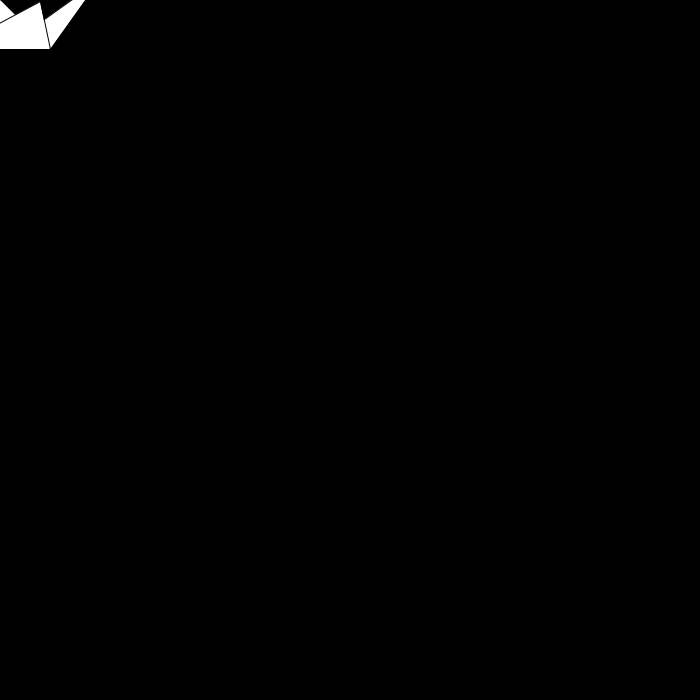
Frame 1 (no input)
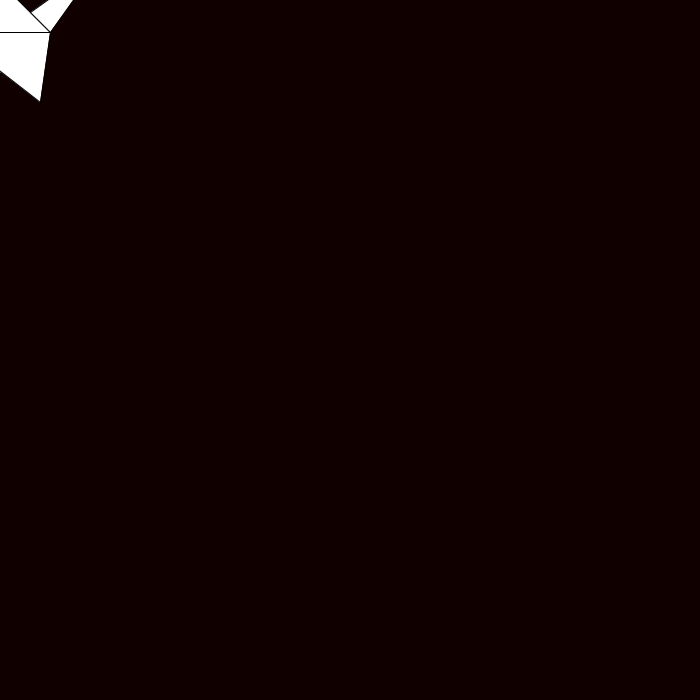
Frame 60 (the mouse pressed at the canvas centre just before this capture)
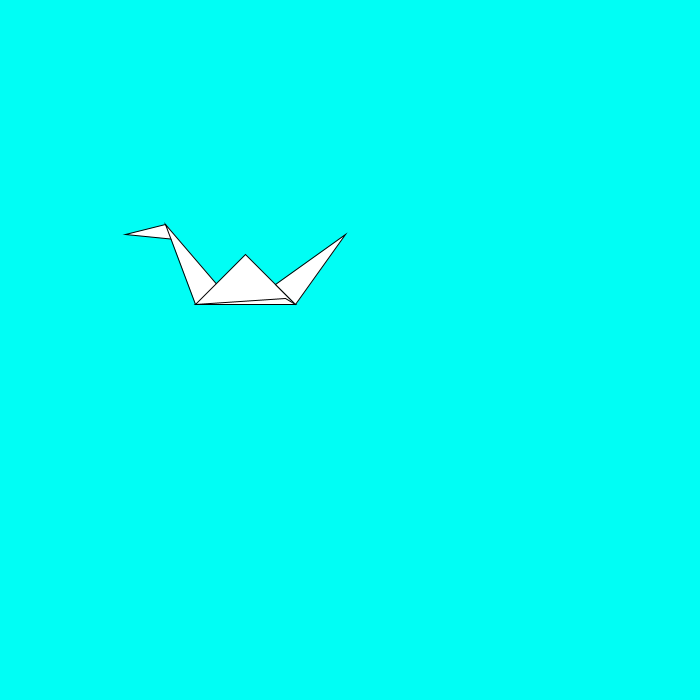
Frame 120 (the mouse held since frame 60 and released just before this capture)

The Processing sketch that drew these frames (run headless with seeded random() and noise(); from frame 60 on, the mouse is pressed at the canvas centre):

// Processing sketch: processing_57562
// ── processing_57562.pde

// building on my first project of simply drawing a bird,
// I have converted the bird coordinates to become dependent on a variable,
// in this case, cursor position.
// Also, just for funsies, the background also changes
// according to the (easing affected) cursor position.


  float x;
  float y;
  float rightTip = 0;
  float easing = 0.02;
  int direction = 1;

void setup () {

 size (700, 700);
 background (0, 40, 60);
 smooth();
 
}

void draw () {

  float targetX = mouseX;
  float targetY = mouseY;
  x += (targetX - x) * easing;
  y += ((targetY - y) * easing) - 0.5*direction;
  rightTip += 2*direction;
  
  if (rightTip > 140 || rightTip < -50) {
    direction = -direction;
  }
  
  background (x-y, y, x);
  
  triangle (x-30, y+rightTip-5,  x+50, y+50,   x-50, y+50);  // up wing
  triangle (x-80, y-30,          x-70, y-15,   x-120, y-20);  // head
  triangle (x-50, y+50,          x-20, y+40,   x-80, y-30);  // neck
  triangle (x, y,                x+50, y+50,   x-50, y+50);  // body
  triangle (x+50, y+50,          x+30, y+30,   x+100, y-20);  // tail
  triangle (x+40, y+rightTip,    x+50, y+50,   x-50, y+50);  // down wing
 
}

//       /   /
//      \   \
//       /  /
//       \ \
//       / /
//      //
//     //
//    /      TCB 
